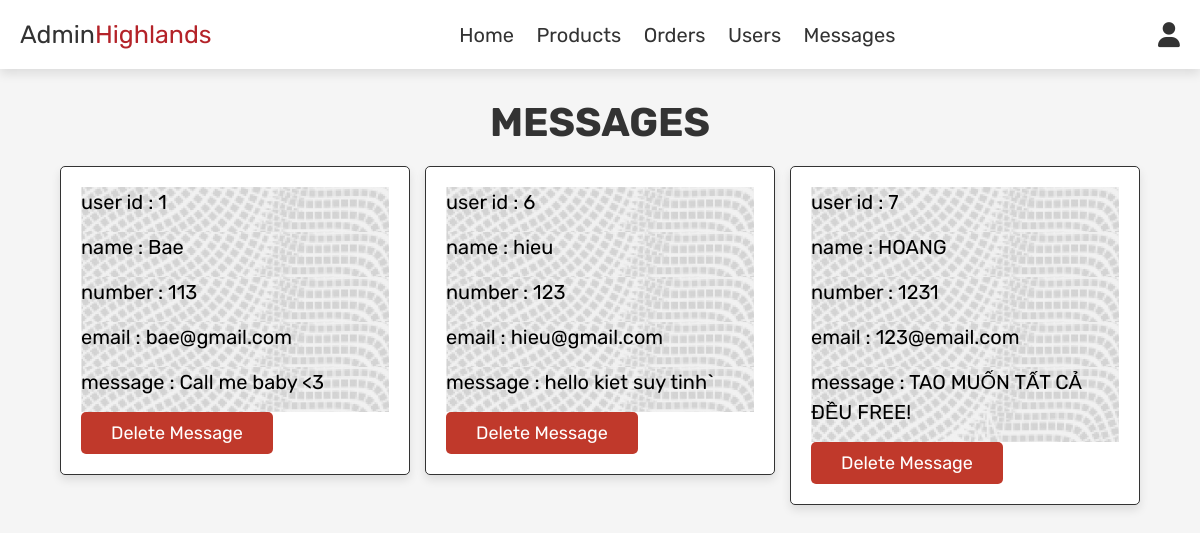
Page /admin_contacts.php (signed in) on the committed database.
### tables this page shows
CREATE TABLE `message` (
  `id` int(100) NOT NULL,
  `user_id` int(100) NOT NULL,
  `name` varchar(100) NOT NULL,
  `email` varchar(100) NOT NULL,
  `number` varchar(12) NOT NULL,
  `message` varchar(500) NOT NULL
);

### admin_contacts.php (the view, shortened to what this page needs)
<?php
include 'config.php';
?>
<!DOCTYPE html>
<html lang="en">
<head>
   <link rel="stylesheet" href="https://cdnjs.cloudflare.com/ajax/libs/font-awesome/6.0.0/css/all.min.css">
   <link rel="stylesheet" href="css/admin_style.css">
</head>
<body>
   <?php include 'admin_header.php'; ?>
   <section class="messages">
      <h1 class="title"> Messages </h1>
      <div class="box-container">
         <?php
         $select_message = mysqli_query($conn, "SELECT * FROM `message`") or die('Query failed');
         if (mysqli_num_rows($select_message) > 0) {
            while ($fetch_message = mysqli_fetch_assoc($select_message)) {
         ?>
               <div class="box">
                  <p> user id : <span><?php echo $fetch_message['user_id']; ?></span> </p>
                  <p> name : <span><?php echo $fetch_message['name']; ?></span> </p>
                  <p> number : <span><?php echo $fetch_message['number']; ?></span> </p>
                  <p> email : <span><?php echo $fetch_message['email']; ?></span> </p>
                  <p> message : <span><?php echo $fetch_message['message']; ?></span> </p>
                  <a href="admin_contacts.php?delete=<?php echo $fetch_message['id']; ?>" onclick="return confirm('Delete this message?');" class="delete-btn">Delete message</a>
               </div>
         <?php
            };
         } else {
            echo '<p class="empty">Right now, you have no messages!</p>';
         }
         ?>
      </div>
   </section>
</body>
</html>

### css/admin_style.css (style rules this page uses)
:root { --red: #c0392b; --orange: #f39c12; --black: #333; --white: #fff; --light-color: #666; --light-white: #ccc; --light-bg: #f5f5f5; --border: .1rem solid var(--black); --box-shadow: 0 .5rem 1rem rgba(0, 0, 0, .1); }
* { font-family: 'Rubik', sans-serif; margin: 0; padding: 0; box-sizing: border-box; outline: none; border: none; text-decoration: none; transition: all .2s linear; }
html { font-size: 62.5%; overflow-x: hidden; }
body { background-color: var(--light-bg); }
section { padding: 3rem 2rem; }
.title { text-align: center; margin-bottom: 2rem; text-transform: uppercase; color: var(--black); font-size: 4rem; }
.btn, .option-btn, .delete-btn, .white-btn { display: inline-block; margin-top: 1rem; padding: 1rem 3rem; cursor: pointer; color: white; font-size: 1.8rem; border-radius: .5rem; text-transform: capitalize; }
.delete-btn { background-color: var(--red); }
.messages .box-container { display: grid; grid-template-columns: repeat(auto-fit, 35rem); justify-content: center; gap: 1.5rem; max-width: 1200px; margin: 0 auto; align-items: flex-start; }
.messages .box-container .box { background-color: var(--white); padding: 2rem; border: var(--border); box-shadow: var(--box-shadow); border-radius: .5rem; }
.messages .box-container .box p { padding-bottom: 1.5rem; font-size: 2rem; background-image: url(img/background.page.jpg); line-height: 1.5; }
.messages .box-container .box p span { color: var(--#B42329); }
.messages .box-container .box .delete-btn { margin-top: 0; }

### rows in the picture
message: user "1", name "Bae", number "113", email "bae@gmail.com", message "Call me baby <3"
message: user "6", name "hieu", number "123", email "hieu@gmail.com", message "hello kiet suy tinh`"
message: user "7", name "HOANG", number "1231", email "123@email.com", message "TAO MUỐN TẤT CẢ ĐỀU FREE!"
